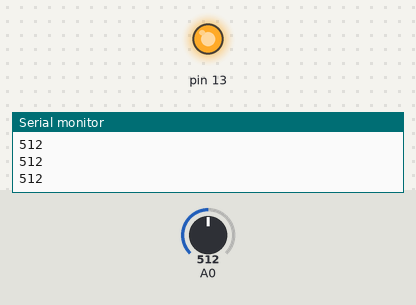
Bench run of a sketch on a simulated Arduino Uno, built with avr-gcc and run on an emulated ATmega328P. Shown: output pins drawn as LEDs (lit = HIGH), the last lines printed to the serial monitor. The test bench sets the inputs (shaded band); at power-on: A0 = 512.

Above: at 1.2 s.
1.3 s: A0 set to 1011
2.8 s: A0 set to 1023
At 3.9 s:
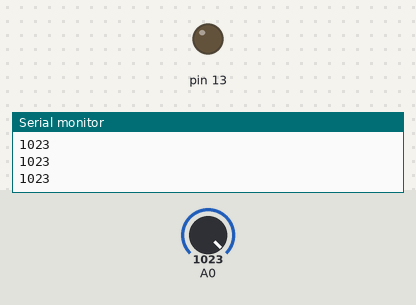
4.3 s: A0 set to 900
At 4.9 s:
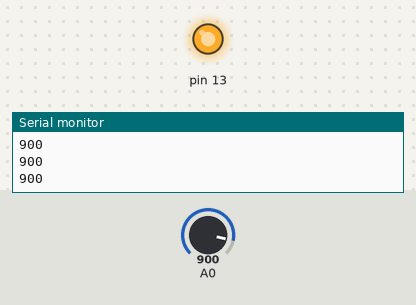
Timing chart, 0 to 7.3 s (numbered marks = the images above; inputs shaded):
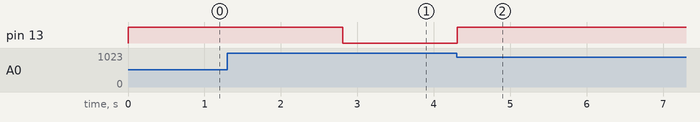

Measured:
- the behaviour switches between 1022 and 1023 on A0 (found by bisection; images 0 and 1)
- after the input at 2.8 s, pin 13: HIGH → LOW at once
- after the input at 4.3 s, pin 13: LOW → HIGH at once

The sketch:

nightlight.ino
```cpp
void setup()
{
    pinMode(13, OUTPUT);
    pinMode(A0, INPUT);
    Serial.begin(9600);
}

void loop()
{
    while(!Serial.available())
    {
        int light = analogRead(A0);
        Serial.println(light);
        digitalWrite(13, (light < 1023) ? HIGH : LOW);
    }
}
```
